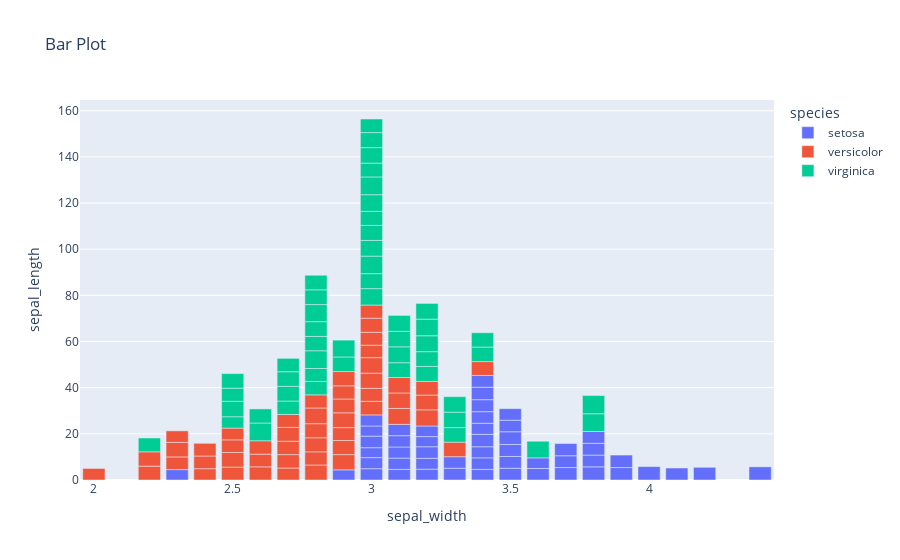

Notebook code for this chart:
### Code cell
import plotly.express as px

df = px.data.iris()

fig = px.bar(df, x = "sepal_width", y = "sepal_length",title="Bar Plot",color="species")
ax.set_title('Bar Plot', fontsize=14)
fig.show()

### Figure 1 — Plotly figure (JSON) as saved in the notebook; plotly's stock layout.template omitted (floating-point values rounded to 4 significant figures)
{"data": [{"alignmentgroup": "True", "hovertemplate": "species=setosa<br>sepal_width=%{x}<br>sepal_length=%{y}<extra></extra>", "legendgroup": "setosa", "marker": {"color": "#636efa", "pattern": {"shape": ""}}, "name": "setosa", "offsetgroup": "setosa", "orientation": "v", "showlegend": true, "textposition": "auto", "type": "bar", "x": [3.5, 3, 3.2, 3.1, 3.6, 3.9, 3.4, 3.4, 2.9, 3.1, 3.7, 3.4, 3, 3, 4, 4.4, 3.9, 3.5, 3.8, 3.8, 3.4, 3.7, 3.6, 3.3, 3.4, 3, 3.4, 3.5, 3.4, 3.2, 3.1, 3.4, 4.1, 4.2, 3.1, 3.2, 3.5, 3.1, 3, 3.4, 3.5, 2.3, 3.2, 3.5, 3.8, 3, 3.8, 3.2, 3.7, 3.3], "xaxis": "x", "y": [5.1, 4.9, 4.7, 4.6, 5, 5.4, 4.6, 5, 4.4, 4.9, 5.4, 4.8, 4.8, 4.3, 5.8, 5.7, 5.4, 5.1, 5.7, 5.1, 5.4, 5.1, 4.6, 5.1, 4.8, 5, 5, 5.2, 5.2, 4.7, 4.8, 5.4, 5.2, 5.5, 4.9, 5, 5.5, 4.9, 4.4, 5.1, 5, 4.5, 4.4, 5, 5.1, 4.8, 5.1, 4.6, 5.3, 5], "yaxis": "y"}, {"alignmentgroup": "True", "hovertemplate": "species=versicolor<br>sepal_width=%{x}<br>sepal_length=%{y}<extra></extra>", "legendgroup": "versicolor", "marker": {"color": "#EF553B", "pattern": {"shape": ""}}, "name": "versicolor", "offsetgroup": "versicolor", "orientation": "v", "showlegend": true, "textposition": "auto", "type": "bar", "x": [3.2, 3.2, 3.1, 2.3, 2.8, 2.8, 3.3, 2.4, 2.9, 2.7, 2, 3, 2.2, 2.9, 2.9, 3.1, 3, 2.7, 2.2, 2.5, 3.2, 2.8, 2.5, 2.8, 2.9, 3, 2.8, 3, 2.9, 2.6, 2.4, 2.4, 2.7, 2.7, 3, 3.4, 3.1, 2.3, 3, 2.5, 2.6, 3, 2.6, 2.3, 2.7, 3, 2.9, 2.9, 2.5, 2.8], "xaxis": "x", "y": [7, 6.4, 6.9, 5.5, 6.5, 5.7, 6.3, 4.9, 6.6, 5.2, 5, 5.9, 6, 6.1, 5.6, 6.7, 5.6, 5.8, 6.2, 5.6, 5.9, 6.1, 6.3, 6.1, 6.4, 6.6, 6.8, 6.7, 6, 5.7, 5.5, 5.5, 5.8, 6, 5.4, 6, 6.7, 6.3, 5.6, 5.5, 5.5, 6.1, 5.8, 5, 5.6, 5.7, 5.7, 6.2, 5.1, 5.7], "yaxis": "y"}, {"alignmentgroup": "True", "hovertemplate": "species=virginica<br>sepal_width=%{x}<br>sepal_length=%{y}<extra></extra>", "legendgroup": "virginica", "marker": {"color": "#00cc96", "pattern": {"shape": ""}}, "name": "virginica", "offsetgroup": "virginica", "orientation": "v", "showlegend": true, "textposition": "auto", "type": "bar", "x": [3.3, 2.7, 3, 2.9, 3, 3, 2.5, 2.9, 2.5, 3.6, 3.2, 2.7, 3, 2.5, 2.8, 3.2, 3, 3.8, 2.6, 2.2, 3.2, 2.8, 2.8, 2.7, 3.3, 3.2, 2.8, 3, 2.8, 3, 2.8, 3.8, 2.8, 2.8, 2.6, 3, 3.4, 3.1, 3, 3.1, 3.1, 3.1, 2.7, 3.2, 3.3, 3, 2.5, 3, 3.4, 3], "xaxis": "x", "y": [6.3, 5.8, 7.1, 6.3, 6.5, 7.6, 4.9, 7.3, 6.7, 7.2, 6.5, 6.4, 6.8, 5.7, 5.8, 6.4, 6.5, 7.7, 7.7, 6, 6.9, 5.6, 7.7, 6.3, 6.7, 7.2, 6.2, 6.1, 6.4, 7.2, 7.4, 7.9, 6.4, 6.3, 6.1, 7.7, 6.3, 6.4, 6, 6.9, 6.7, 6.9, 5.8, 6.8, 6.7, 6.7, 6.3, 6.5, 6.2, 5.9], "yaxis": "y"}], "layout": {"autosize": true, "barmode": "relative", "legend": {"title": {"text": "species"}, "tracegroupgap": 0}, "title": {"text": "Bar Plot"}, "xaxis": {"anchor": "y", "autorange": true, "domain": [0, 1], "range": [1.95, 4.45], "title": {"text": "sepal_width"}, "type": "linear"}, "yaxis": {"anchor": "x", "autorange": true, "domain": [0, 1], "range": [0, 164.6], "title": {"text": "sepal_length"}, "type": "linear"}}}
